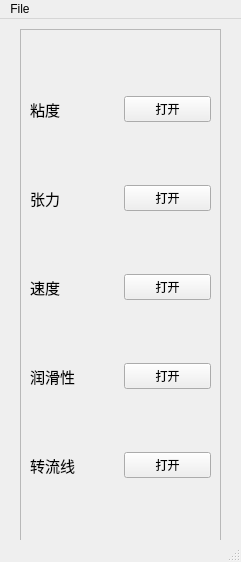
<?xml version="1.0" encoding="UTF-8"?>
<ui version="4.0">
 <class>MainWindow</class>
 <widget class="QMainWindow" name="MainWindow">
  <property name="geometry">
   <rect>
    <x>0</x>
    <y>0</y>
    <width>241</width>
    <height>562</height>
   </rect>
  </property>
  <property name="windowTitle">
   <string>PreProcess</string>
  </property>
  <widget class="QWidget" name="centralwidget">
   <widget class="QFrame" name="frame">
    <property name="geometry">
     <rect>
      <x>20</x>
      <y>10</y>
      <width>201</width>
      <height>521</height>
     </rect>
    </property>
    <property name="frameShape">
     <enum>QFrame::StyledPanel</enum>
    </property>
    <property name="frameShadow">
     <enum>QFrame::Raised</enum>
    </property>
    <layout class="QGridLayout" name="gridLayout">
     <item row="0" column="0">
      <widget class="QLabel" name="label_2">
       <property name="font">
        <font>
         <pointsize>11</pointsize>
        </font>
       </property>
       <property name="text">
        <string>粘度</string>
       </property>
      </widget>
     </item>
     <item row="0" column="1">
      <widget class="QPushButton" name="pushButton">
       <property name="text">
        <string>打开</string>
       </property>
      </widget>
     </item>
     <item row="1" column="0">
      <widget class="QLabel" name="label_3">
       <property name="font">
        <font>
         <pointsize>11</pointsize>
        </font>
       </property>
       <property name="text">
        <string>张力</string>
       </property>
      </widget>
     </item>
     <item row="1" column="1">
      <widget class="QPushButton" name="pushButton_2">
       <property name="text">
        <string>打开</string>
       </property>
      </widget>
     </item>
     <item row="2" column="0">
      <widget class="QLabel" name="label_4">
       <property name="font">
        <font>
         <pointsize>11</pointsize>
        </font>
       </property>
       <property name="text">
        <string>速度</string>
       </property>
      </widget>
     </item>
     <item row="2" column="1">
      <widget class="QPushButton" name="pushButton_3">
       <property name="text">
        <string>打开</string>
       </property>
      </widget>
     </item>
     <item row="3" column="0">
      <widget class="QLabel" name="label_5">
       <property name="font">
        <font>
         <pointsize>11</pointsize>
        </font>
       </property>
       <property name="text">
        <string>润滑性</string>
       </property>
      </widget>
     </item>
     <item row="3" column="1">
      <widget class="QPushButton" name="pushButton_4">
       <property name="text">
        <string>打开</string>
       </property>
      </widget>
     </item>
     <item row="4" column="0">
      <widget class="QLabel" name="label_6">
       <property name="font">
        <font>
         <pointsize>11</pointsize>
        </font>
       </property>
       <property name="text">
        <string>转流线</string>
       </property>
      </widget>
     </item>
     <item row="4" column="1">
      <widget class="QPushButton" name="pushButton_5">
       <property name="text">
        <string>打开</string>
       </property>
      </widget>
     </item>
    </layout>
   </widget>
  </widget>
  <widget class="QMenuBar" name="menubar">
   <property name="geometry">
    <rect>
     <x>0</x>
     <y>0</y>
     <width>241</width>
     <height>28</height>
    </rect>
   </property>
   <widget class="QMenu" name="menuFile">
    <property name="title">
     <string>File</string>
    </property>
    <addaction name="actionOpen"/>
   </widget>
   <addaction name="menuFile"/>
  </widget>
  <widget class="QStatusBar" name="statusbar"/>
  <action name="actionOpen">
   <property name="text">
    <string>Open</string>
   </property>
  </action>
 </widget>
 <resources/>
 <connections/>
</ui>
